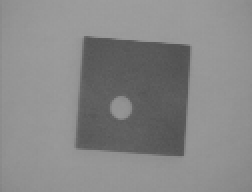
#> input picture Assignment1/images/wdg.png, 126 x 96 px (shown 2 times larger)
$ jupyter execute image_Segmentation.ipynb   (shell and % lines are left out)   (text cells are left out)
#> lines starting #> are read from the running program, lines starting #| are printed output that depends on the picture; after the words box and inside, x2 and y2 are one past the last pixel; in counts of white or black regions, pixels touching at a corner belong together; pictures that were not available may be replaced by others from this repository, and a replacement may not be noted
[cell 1]

import numpy as np
import matplotlib.pyplot as plt
import cv2

from skimage import measure, color
from os import listdir

plt.rcParams['figure.figsize'] = (10, 10)
plt.rcParams['image.cmap'] = 'gray'

[cell 2]
img_wdg = cv2.imread("images/wdg.png")
#> img_wdg is the input picture: shape (96, 126, 3); min 80, max 157, mean 135.1
img_wdg = cv2.cvtColor(img_wdg, cv2.COLOR_BGR2GRAY)
#> img_wdg: shape (96, 126)
plt.imshow(img_wdg)

[cell 3]
def threshold(t1, t2, img):
    th_img = img.copy()
    th_img[th_img<t1] = 0
    th_img[th_img>t2] = 0
    th_img[(th_img>=t1) & (th_img<=t2)] = 255
    return th_img

[cell 4]
#Note: for visualizing the histogram of ALL pixels intensities you have to convert 2D image matrix into 1D array with ravel()
plt.hist(img_wdg.ravel(), 256,[0,256])
plt.show()
#> figure, not shown here; tallest bar 1099 high, from x = 149 to 150

[cell 5]
th_img_wdg = threshold(120, 180, img_wdg)
#> in threshold, `th_img[(th_img>=t1) & (th_img<=t2)] = 255`:
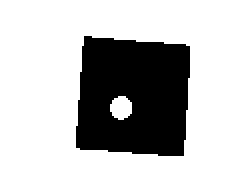
#> th_img: shape (96, 126) (shown 2 times larger); 75.8% white; 1 black region, box (x1, y1, x2, y2) and area: (38, 18, 95, 78) 2931
plt.imshow(th_img_wdg)
plt.show()

[cell 6]
img_brain = cv2.imread("images/brain.png")
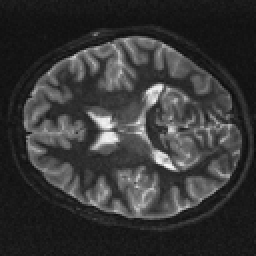
#> input picture Assignment1/images/brain.png, 128 x 128 px (shown 2 times larger)
#> img_brain is the input picture: shape (128, 128, 3); min 9, max 251, mean 54.5
img_brain = cv2.cvtColor(img_brain, cv2.COLOR_BGR2GRAY)
#> img_brain: shape (128, 128)
plt.imshow(img_brain)

[cell 7]
plt.hist(img_brain.ravel(), 256,[0,256])
plt.show()
#> figure, not shown here; tallest bar 827 high, from x = 21 to 22

[cell 8]
th_img_brain = threshold(70, 140, img_brain)
#> call 2 of threshold, with t1 = 70, t2 = 140
#> in threshold (call 2), `th_img[th_img>t2] = 0`:
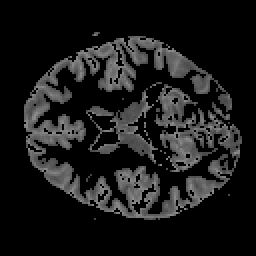
#> th_img: shape (128, 128) (shown 2 times larger); min 0, max 140, mean 25
#> in threshold (call 2), `th_img[(th_img>=t1) & (th_img<=t2)] = 255`: th_img: shape (128, 128); 25.2% white; 16 white regions (14 under 20 px), largest, box (x1, y1, x2, y2) and area: (12, 18, 121, 110) 3650, (43, 44, 79, 82) 441
plt.imshow(th_img_brain)

[cell 9]
img_shading = cv2.imread("images/shading.png")
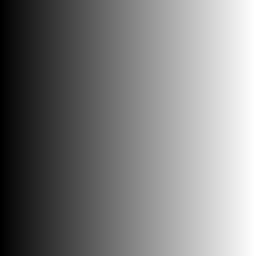
#> input picture Assignment1/images/shading.gif, 128 x 128 px, given in place of shading.png, which was not available (shown 2 times larger)
#> img_shading is the input picture: shape (128, 128, 3); min 0, max 255, mean 128
img_shading = cv2.cvtColor(img_shading, cv2.COLOR_BGR2GRAY)
#> img_shading: shape (128, 128)
plt.imshow(img_shading)

[cell 10]
plt.hist(img_shading.ravel(), 256,[0,256])
plt.show()

[cell 11]
th_img_shading = threshold(70, 255, img_shading)
#> in threshold (call 3), `th_img[(th_img>=t1) & (th_img<=t2)] = 255`: th_img: shape (128, 128); 72.7% white; 1 black region, box (x1, y1, x2, y2) and area: (0, 0, 35, 128) 4480
plt.imshow(th_img_shading)
plt.show()

[cell 12]
# Read images and assign them to image_1 and image_2 variables.
image_1 = cv2.imread('images/street1.tiff',cv2.IMREAD_GRAYSCALE)
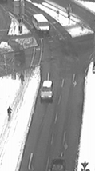
#> input picture Assignment1/images/street1.tiff, 95 x 171 px
#> image_1 is the input picture: shape (171, 95); min 47, max 255, mean 157.6
image_2 = cv2.imread('images/street2.tiff',cv2.IMREAD_GRAYSCALE)
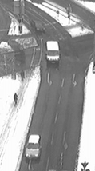
#> input picture Assignment1/images/street2.tiff, 95 x 171 px
#> image_2 is the input picture: shape (171, 95); min 48, max 255, mean 157
# Note: OpenCV does not read gif images, so we converted the original images to tiff. You can still read gif files with
# plt.imread()

# Display the results
plt.subplot(121)
plt.imshow(image_1)
plt.title('Street 1')

plt.subplot(122)
plt.imshow(image_2)
plt.title('Street 2')

[cell 13]
print('Type of the variables holding pixel values')
print(' Before casting: ' + str(type(image_1[0,0])))
#|  Before casting: <class 'numpy.uint8'>

image_1 = np.float32(image_1)
image_2 = np.float32(image_2)

print(' After casting: ' + str(type(image_1[0,0])))
#|  After casting: <class 'numpy.float32'>

# We can also use dtype as well to check the type of the elements in the array
print(' After casting: ' + str(image_1.dtype))
#|  After casting: float32

[cell 14]
# Subtract image 2 from image 1
image_diff = image_2 - image_1

# Normalizing the result is ptional:
# image_diff = ((image_diff-np.min(image_diff))/(np.max(image_diff)-np.min(image_diff)))

# The pixel values range from -190 to +196. plt.imshow rescales the values and displays it accurately.
plt.imshow(image_diff)

[cell 15]
sq_of_images = listdir('images/sequence1/')
sq_of_images = [img for img in sq_of_images if img.endswith(".jpg")]

stack = cv2.imread('images/sequence1/' + sq_of_images[0],cv2.IMREAD_GRAYSCALE)[None]
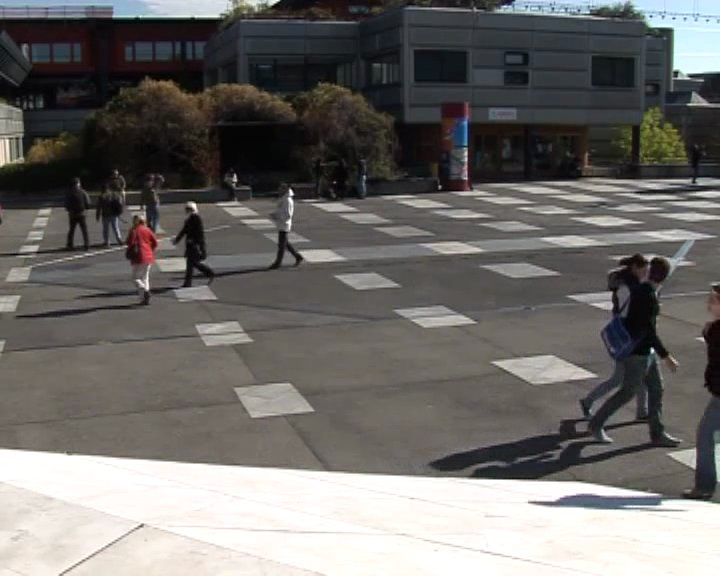
#> input picture Assignment1/images/sequence1/im_001.jpg, 720 x 576 px
for file in sq_of_images[1:]:
    img_i =  cv2.imread('images/sequence1/' + file,cv2.IMREAD_GRAYSCALE)[None]
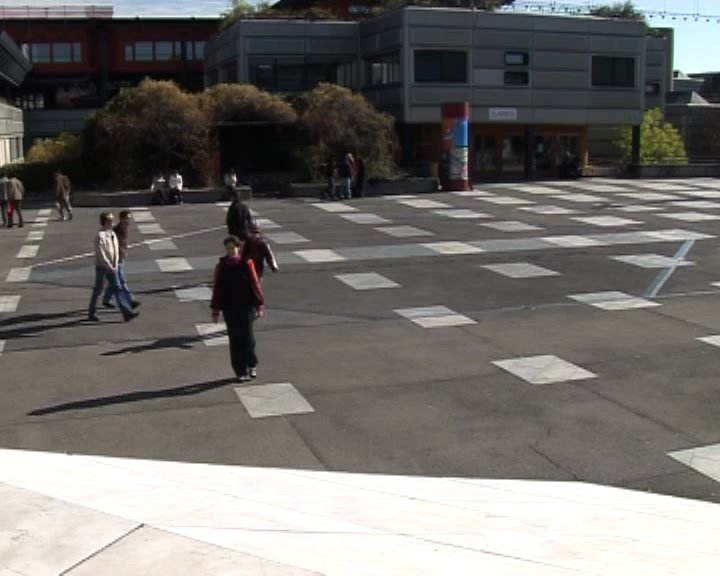
#> input picture Assignment1/images/sequence1/im_002.jpg, 720 x 576 px
    stack = np.concatenate((stack,img_i),axis=0)

mean_image = np.uint8(np.mean(stack, axis = 0))
plt.imshow(mean_image)
plt.title('Background model')

[cell 16]
# Threshold being used
T = 30

# It's important to convert the stack and the mean image to float because we are performing
# a substraction inside the loop
mean_image = np.float32(mean_image)
stack = np.float32(stack)

plt.figure(2)
plt.suptitle('Pedestrians')
for i in range(len(stack)):
    # Performing the thresholding operation
    diff_image = np.abs(mean_image - stack[i])
    foreground =  diff_image > T

    plt.subplot(6,5,i+1)
    plt.imshow(foreground)
    plt.axis('off')
    plt.title('Image: ' + str(i+1))
#> this loop made 3 passes

[cell 17]
# Computes the standard deviation of the stack of images.
# Since there are several pixels with zero standard deviation, we replace them
# with a small value to avoid neumerical instability during division operation.
std =  np.std(stack, axis =0)
std[std==0] = 10**-45
#> std: shape (576, 720) float32; min 1.4e-45, max 111, mean 5.5

# Threshold. T = 2 means we consider any pixel that is more than 2*std away from the mean as
# a foreground pixel.
T = 2

for i in range(len(stack)):
    foreground = (np.abs(stack[i]-mean_image)/std) > T
    plt.subplot(6,5,i+1)
    plt.imshow(foreground)
    plt.axis('off')
    plt.title('Image: ' + str(i+1))

[cell 18]
# Comparison between method 1 and 2
# Visual inspection reveals that the first method performs better when compared with the second method.
# There is more noise especially in the top half of the thresholded images.
# The reason for this is that in the second model we assume background pixel values belong to a Gaussian distribution.
# But in-reality, they do not, especially in the top half of the images. As a result, more background pixels appear as
# foreground pixels in the second method.

# Effect of the threshold
# In both methods, when we increase the threshold, only the pixels that deviate most from the mean model get
# classified as foreground pixels. As a result, the higher the threshold, the lower the number of foreground pixels.

[cell 19]
img_apples = cv2.imread("images/apples.jpg")
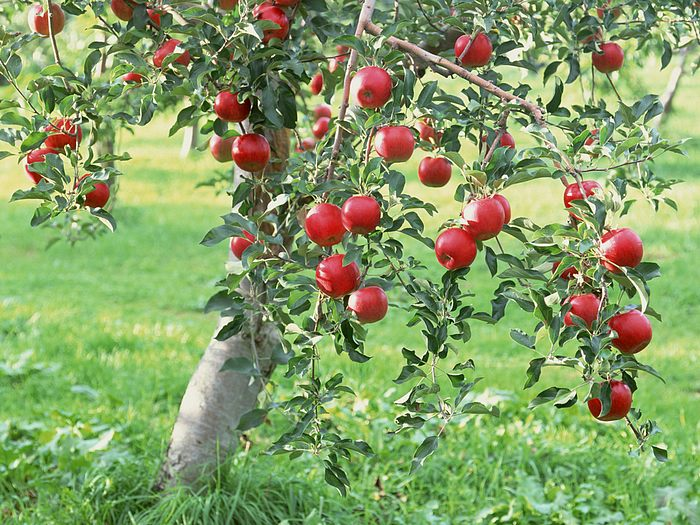
#> input picture Assignment1/images/apples.jpg, 700 x 525 px
#> img_apples is the input picture: shape (525, 700, 3); mean B, G, R 102.5, 157.9, 134.6
#Note: OpenCV reads color images in order of BGR (blue, green, red channels) but pyplot visualizes them as RGB.
#For the visualization purposes we will invert the order of channels
b,g,r = cv2.split(img_apples)       # get b,g,r
img_apples = cv2.merge([r,g,b])     # switch it to rgb
plt.imshow(img_apples)

[cell 20]
fig, axes = plt.subplots(1, 3)
fig.set_size_inches(18.5, 10.5)
axes[0].imshow(img_apples[:,:,0])
axes[0].set_title("Red channel")
axes[1].imshow(img_apples[:,:,1])
axes[1].set_title("Green channel")
axes[2].imshow(img_apples[:,:,2])
axes[2].set_title("Blue channel")

[cell 21]
bin_img = np.zeros(img_apples.shape[0:2])
#I used for thresholding red and green channels, because the apples contrasted the most for them
bin_img[(img_apples[:,:,1]<80) & (img_apples[:,:,0]>100)] = 255
plt.imshow(bin_img)

[cell 22]
labels = measure.label(bin_img)
plt.imshow(labels,cmap="jet")
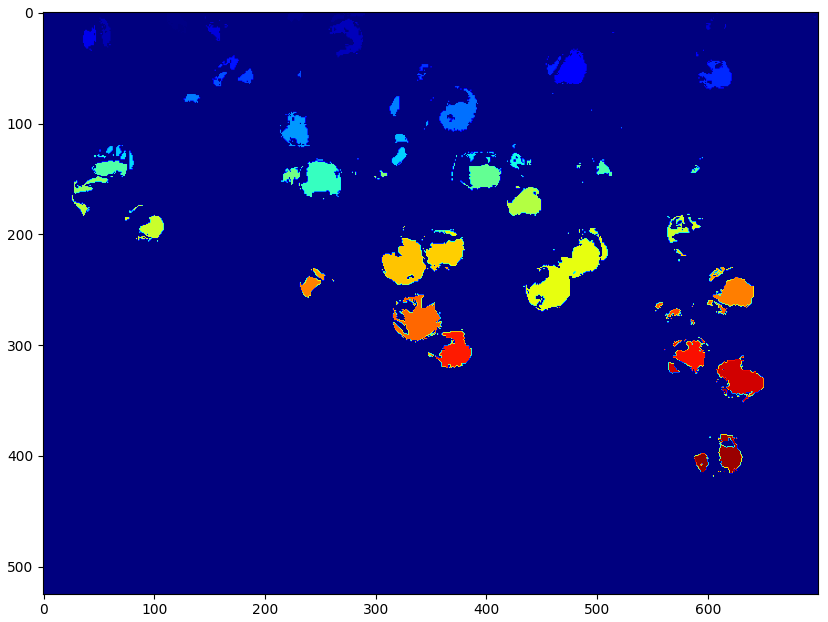
#> figure drawn by matplotlib, 1 panel

[cell 23]
def remove_noise(cc_ids,threshold):

#> called with threshold = 50
    label_img_new = np.copy(cc_ids)
    num_comp = np.amax(cc_ids)

    for i in range(num_comp+1):
        num_pixels = sum(sum(cc_ids==i))
        if num_pixels < threshold:
            label_img_new[cc_ids==i] = 0

    return label_img_new

[cell 24]
labels_new = remove_noise(labels,50)
plt.imshow(labels_new,cmap="jet")
#Depending on the threshold the number of false detections (small noise in the background) will decrease.
#However we have to be careful not to suppress some valid detections
